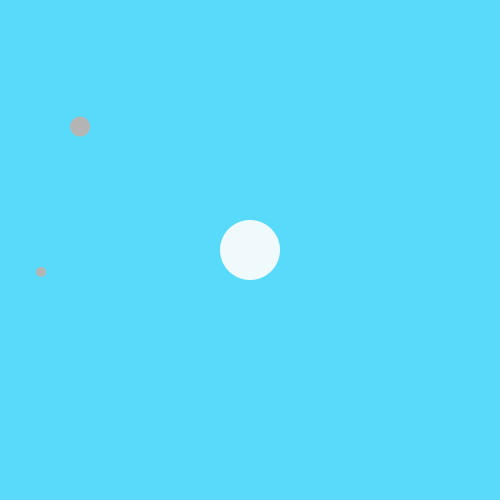
Frame 1 (no input)
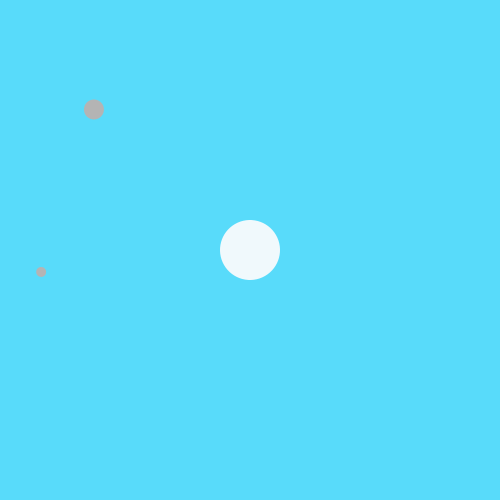
Frame 60 (the mouse pressed at the canvas centre just before this capture)
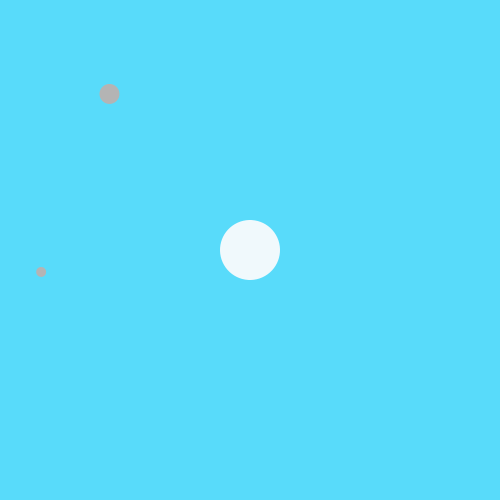
Frame 120 (the mouse held since frame 60 and released just before this capture)

The Processing sketch that drew these frames (run headless with seeded random() and noise(); from frame 60 on, the mouse is pressed at the canvas centre):

// Processing sketch: processing_122618
// ── processing_122618.pde

void setup()
{
  size(500, 500);
}

void draw()
{
  if (hour()<6)
  {
    background (0);
  }
  else
  { background(88, 219, 250); }
   
   
  if (hour()>=17)
  {
    background (0);
  }
  else
  { background(88, 219, 250); }
   


  translate(width/2, height/2);


  float sec = map(second(), 0, 60, 0, 360);
  float min = map(minute(), 0, 60, 0, 360);
  float std = map(hour(), 0, 12, 0, 360/2);


  pushMatrix();
  rotate(radians(std));
  translate(0, 0);
  noStroke();
  fill(240, 249, 252);
  ellipse(0, 0, std, std);
  popMatrix();

  if (hour()<6)
  {
    fill (255, 212, 54);
  }
  else
  {
    fill (180);
  }


  if (hour()>18)
  {
    fill (255, 212, 54);
  }
  else
  {
    fill(180);
  }
  
  pushMatrix();
  rotate(radians(sec)); //Um i rotieren
  translate(0, -210);
  ellipse(0, 0, 20, 20);
  popMatrix();

  pushMatrix();
  rotate(radians(min));
  translate(0, -210);
  ellipse(0, 0, 10, 10);
  popMatrix();
}
